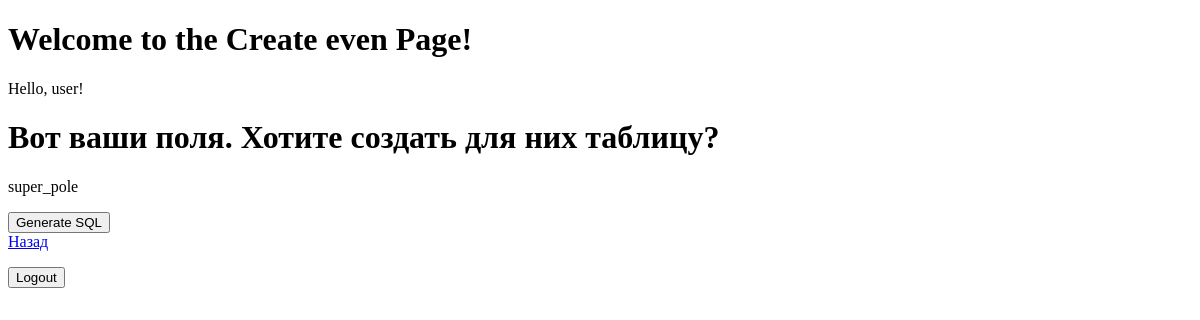
The page /booking/create_event/ (signed in) on the database as committed earlier.
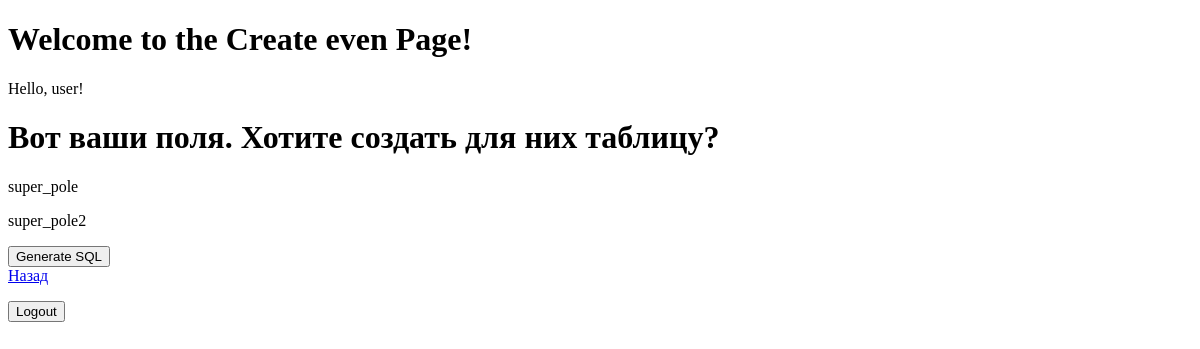
The same page on the database as committed later.
### booking/models.py (models this page shows, shortened)
class NewField(models.Model):
    field_name = models.CharField(max_length=100, verbose_name="Название поля", help_text="Введите название поля, которое будет в таблице")
    created_by = models.ForeignKey(User, on_delete=models.SET_NULL, null=True, blank=True)

### booking/views.py (the view)
# urls.py: path('create_event/', views.create_event, name='create_event'),
def create_event(request):
    if not request.user.is_authenticated:
        return redirect('login')
    db_book = DataBaseBooking()
    col_names = db_book.get_table(request.user.username)[1]
    all_fields = [i.field_name for i in NewField.objects.filter(created_by=request.user.id)]
    if not db_book.if_table(request.user.username):
        return render(request, 'create_event.html',{'fields': all_fields})
    else:
        return render(request, 'create_event.html', {'message': 'Exists', 'fields': col_names[1:], 'output': col_names})

### main.py (called while the page is built)
    def if_table(self, table_name):
        with self.db as con:
            some_sql = con.execute(f"SELECT name FROM sqlite_master WHERE type='table' AND name='{table_name}'")
        return some_sql.fetchall()

    def get_table(self, table_name):
        with self.db as con:
            some_sql = con.execute(f"PRAGMA table_info('{table_name}')")
            column_names = [i[1] for i in some_sql.fetchall()]
            return table_name, column_names

### booking/templates/create_event.html (shortened to what this page needs)
<!DOCTYPE html>
<html lang="en">
<head>
</head>
<body>
    <h1>Welcome to the Create even Page!</h1>
    {% if user.is_authenticated %}
        <p>Hello, {{ user.username }}!</p>
        {% if message != 'Exists' %}
            {% if fields %}
            <h1>Вот ваши поля. Хотите создать для них таблицу?</h1>
            {% for f in fields %}
                <p>{{ f }}</p>
            {% endfor %}
            <form action="{% url 'create_event_conformation' %}" method="post">
                <button type="submit">Generate SQL</button>
                </form>
            {% else %}
                <h1>Вы не создали ни одного поля!</h1>
            {% endif %}
        {% endif %}
        <a href="{% url 'index' %}">
                <div class="back">Назад</div>
        </a>
        <form action="{% url 'logout' %}" method="post">
            <button type="submit">Logout</button>
        </form>
    {% else %}
        <p>Please <a href="{% url 'login' %}">login</a>.</p>
    {% endif %}
</body>
</html>

Rows that differ between the two databases and show on the page:
added NewField: fields "super_pole2"
